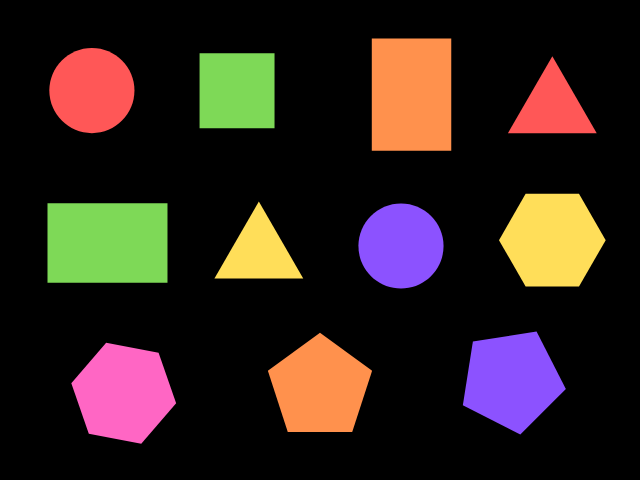
#> input picture detectar_figuras/figurasColores2.png, 640 x 480 px
$ python geometricas.py
#> lines starting #> are read from the running program, lines starting #| are printed output that depends on the picture; after the words box and inside, x2 and y2 are one past the last pixel; in counts of white or black regions, pixels touching at a corner belong together
import cv2

img = cv2.imread('figurasColores2.png')
#> img is the input picture: shape (480, 640, 3); mean B, G, R 29.4, 34.6, 48.1

gris = cv2.cvtColor(img, cv2.COLOR_BGR2GRAY)
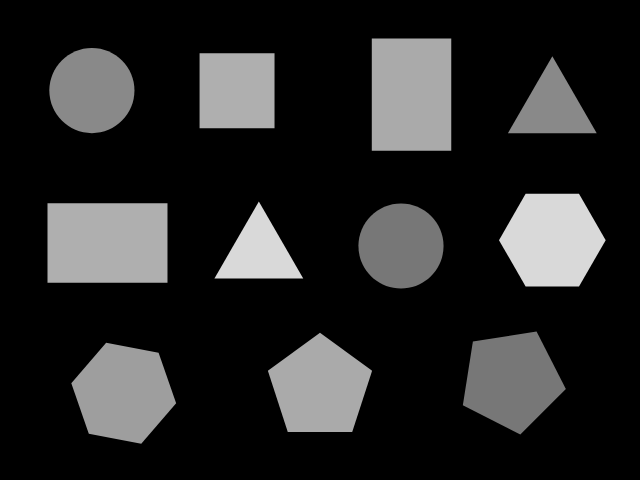
#> gris: shape (480, 640); min 0, max 217, mean 38
canny = cv2.Canny(gris, 10, 150)
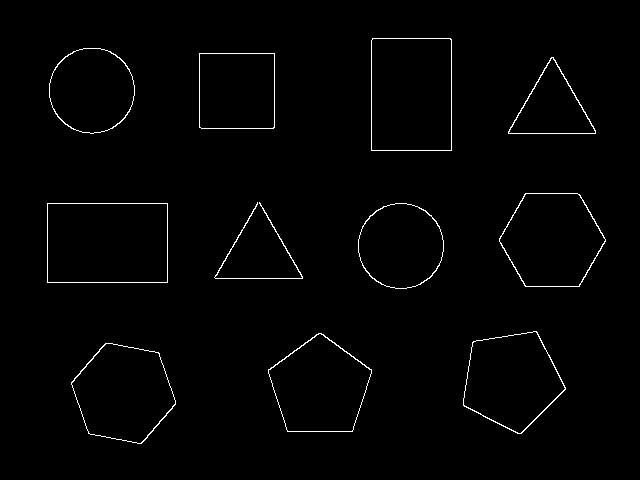
#> canny: shape (480, 640); 1.2% white in thin lines or dots, all inside (x1, y1, x2, y2) = (47, 38, 606, 444)
canny = cv2.dilate(canny, None, iterations=1)
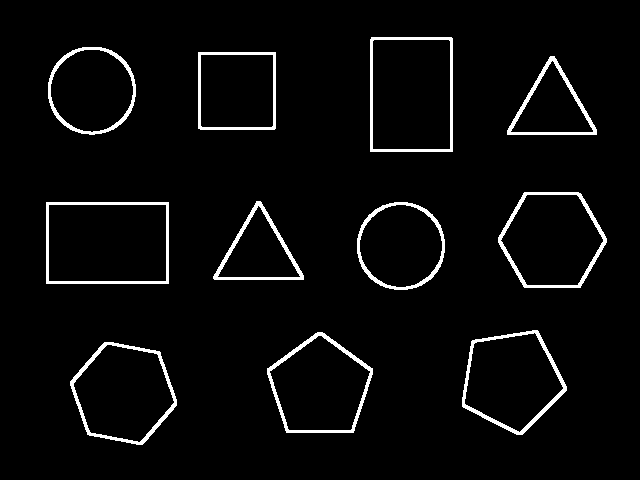
#> canny: shape (480, 640); 3.9% white; 11 white regions, largest, box (x1, y1, x2, y2) and area: (462, 330, 567, 435) 1200, (46, 202, 169, 284) 1194, (498, 192, 607, 288) 1183
canny = cv2.erode(canny, None, iterations=1)

contornos, _ = cv2.findContours(canny, cv2.RETR_EXTERNAL, cv2.CHAIN_APPROX_SIMPLE)
#> contornos = 11 contours; largest, box (x1, y1, x2, y2) and area: (47, 203, 168, 283) 9480, (371, 38, 452, 151) 8958, (499, 193, 606, 287) 7480, (71, 343, 176, 444) 7448, (463, 331, 566, 434) 7184

# cv2.drawContours(img, contornos, -1,(0,0,255), 3)
for c in contornos:
    epsilon = 0.01*cv2.arcLength(c, True)
    approx = cv2.approxPolyDP(c, epsilon, True)
    print(len(approx))

    x,y,w,h = cv2.boundingRect(approx)
    if len(approx)==3:
        cv2.putText(img,'Triangulo', (x,y-5),1,1.5,(0,255,0),2)
    if len(approx)==4:
        aspect_ratio = float(w)/h
        print('aspect_ratio= ', aspect_ratio)
        if aspect_ratio == 1:
            cv2.putText(img,'Cuadrado', (x,y-5),1,1.5,(0,255,0),2)
        else:
            cv2.putText(img,'Rectangulo', (x,y-5),1,1.5,(0,255,0),2)

    if len(approx)==5:
        cv2.putText(img,'Pentagono', (x,y-5),1,1.5,(0,255,0),2)
    if len(approx)==6:
        cv2.putText(img,'Hexagono', (x,y-5),1,1.5,(0,255,0),2)
    if len(approx)>10:
        cv2.putText(img,'Circulo', (x,y-5),1,1.5,(0,255,0),2)

    cv2.drawContours(img, [approx], -1, (0,0,255), 3)
    cv2.imshow('img', img)
    cv2.waitKey(0)
#> this loop made 11 passes
#> (epsilon, approx, x, y, w, h, aspect_ratio) on passes 5, 9, 11: (3.98, [[47, 203], [47, 282], [167, 282], [167, 203]], 47, 203, 121, 80, 1.51), (2.99, [[199, 53], [199, 127], [273, 128], [274, 53]], 199, 53, 76, 76, 1), (3.83, [[372, 38], [371, 150], [451, 150], [451, 39]], 371, 38, 81, 113, 0.717)
#> (epsilon, x, y, w, h) on passes 1, 2, 3, 4, 7, 10: (3.37, 71, 343, 105, 101), (3.38, 268, 333, 104, 99), (3.37, 464, 331, 102, 103), (2.84, 358, 203, 86, 86), (3.36, 499, 193, 107, 94), (2.83, 49, 48, 86, 85)
#| 6
#| 5
#| 5
#| 13
#| 4
#| aspect_ratio=  1.5125
#| 3
#| 6
#| 3
#> (further printed lines are left out)
#> pass 1, `cv2.imshow('img', img)`:
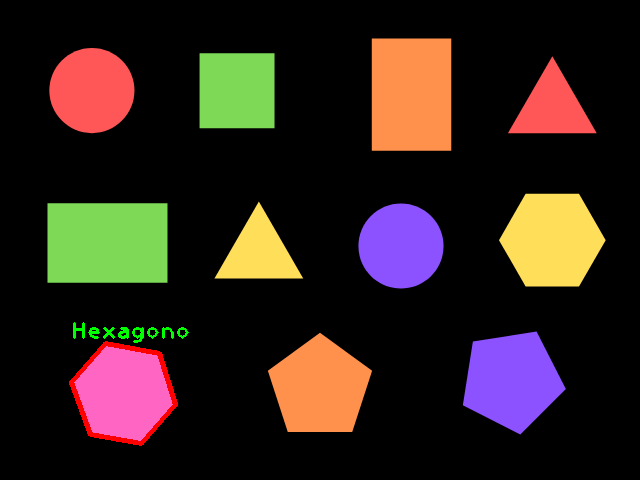
#> window 'img': shape (480, 640, 3); mean B, G, R 28.9, 34.9, 48.7
#> pass 2, `cv2.imshow('img', img)`:
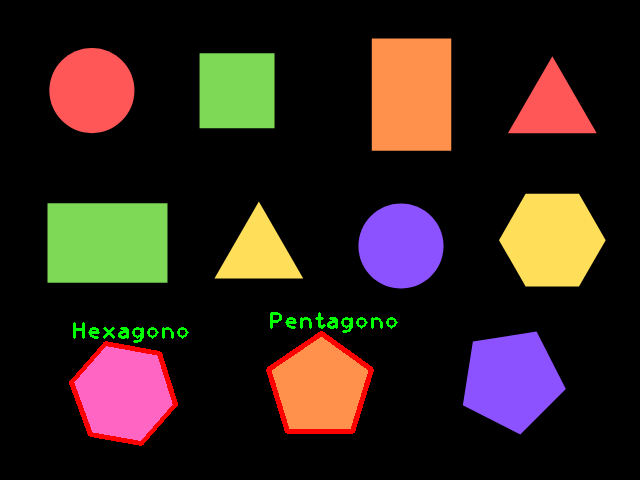
#> window 'img': shape (480, 640, 3); mean B, G, R 28.7, 35.1, 49.3
#> after the loop:
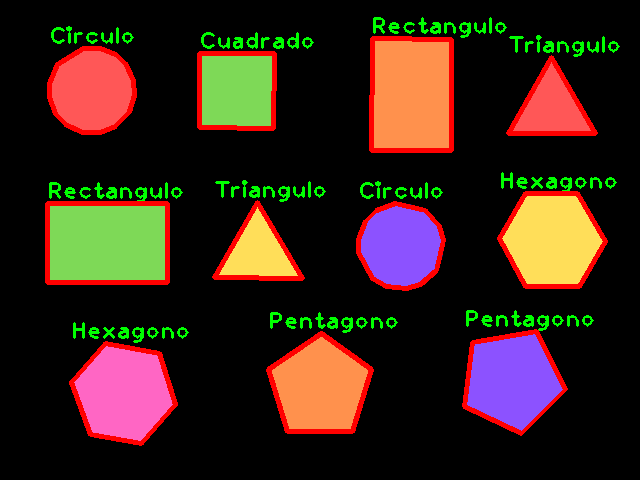
#> img: shape (480, 640, 3); 7.82% of pixels changed, all inside (x1, y1, x2, y2) = (45, 17, 620, 446)

# cv2.imshow('img', img)

cv2.waitKey(0)
cv2.destroyAllWindows()
